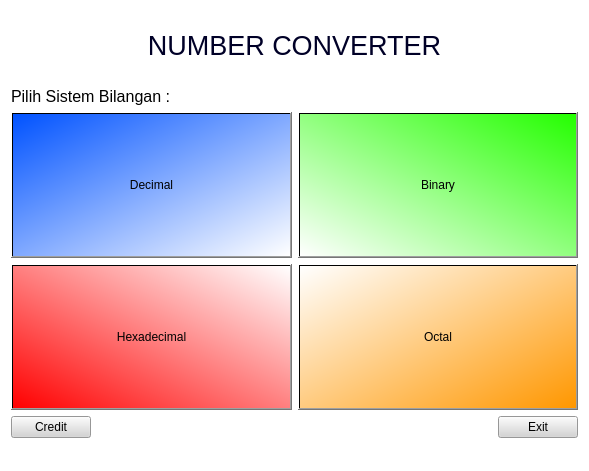
<?xml version="1.0" encoding="UTF-8"?>
<ui version="4.0">
 <class>NUMBER_CONVERTER</class>
 <widget class="QMainWindow" name="NUMBER_CONVERTER">
  <property name="geometry">
   <rect>
    <x>0</x>
    <y>0</y>
    <width>589</width>
    <height>471</height>
   </rect>
  </property>
  <property name="windowTitle">
   <string>NUMBER_CONVERTER</string>
  </property>
  <property name="styleSheet">
   <string notr="true">background-color: rgb(255, 255, 255);</string>
  </property>
  <widget class="QWidget" name="centralWidget">
   <layout class="QVBoxLayout" name="verticalLayout">
    <item>
     <widget class="QLabel" name="label_2">
      <property name="maximumSize">
       <size>
        <width>16777215</width>
        <height>70</height>
       </size>
      </property>
      <property name="styleSheet">
       <string notr="true">
font:24pt &quot;Perfect Dark (BRK)&quot;;</string>
      </property>
      <property name="text">
       <string>&lt;!DOCTYPE HTML PUBLIC &quot;-//W3C//DTD HTML 4.0//EN&quot; &quot;http://www.w3.org/TR/REC-html40/strict.dtd&quot;&gt;
&lt;html&gt;&lt;head&gt;&lt;meta name=&quot;qrichtext&quot; content=&quot;1&quot; /&gt;&lt;style type=&quot;text/css&quot;&gt;
p, li { white-space: pre-wrap; }
&lt;/style&gt;&lt;/head&gt;&lt;body style=&quot; font-family:'Perfect Dark (BRK)'; font-size:24pt; font-weight:400; font-style:normal;&quot;&gt;
&lt;p align=&quot;center&quot; style=&quot; margin-top:0px; margin-bottom:0px; margin-left:0px; margin-right:0px; -qt-block-indent:0; text-indent:0px;&quot;&gt;&lt;span style=&quot; font-size:20pt; color:#000027;&quot;&gt;NUMBER CONVERTER&lt;/span&gt;&lt;/p&gt;&lt;/body&gt;&lt;/html&gt;</string>
      </property>
     </widget>
    </item>
    <item>
     <widget class="QLabel" name="label">
      <property name="sizePolicy">
       <sizepolicy hsizetype="Preferred" vsizetype="Fixed">
        <horstretch>0</horstretch>
        <verstretch>0</verstretch>
       </sizepolicy>
      </property>
      <property name="styleSheet">
       <string notr="true">font: 75 20pt &quot;MS Shell Dlg 2&quot; bold;</string>
      </property>
      <property name="text">
       <string>&lt;!DOCTYPE HTML PUBLIC &quot;-//W3C//DTD HTML 4.0//EN&quot; &quot;http://www.w3.org/TR/REC-html40/strict.dtd&quot;&gt;
&lt;html&gt;&lt;head&gt;&lt;meta name=&quot;qrichtext&quot; content=&quot;1&quot; /&gt;&lt;style type=&quot;text/css&quot;&gt;
p, li { white-space: pre-wrap; }
&lt;/style&gt;&lt;/head&gt;&lt;body style=&quot; font-family:'MS Shell Dlg 2 12'; font-size:20pt; font-weight:72; font-style:normal;&quot;&gt;
&lt;p style=&quot; margin-top:0px; margin-bottom:0px; margin-left:0px; margin-right:0px; -qt-block-indent:0; text-indent:0px;&quot;&gt;&lt;span style=&quot; font-size:12pt;&quot;&gt;Pilih Sistem Bilangan :&lt;/span&gt;&lt;/p&gt;&lt;/body&gt;&lt;/html&gt;</string>
      </property>
     </widget>
    </item>
    <item>
     <layout class="QHBoxLayout" name="horizontalLayout">
      <item>
       <widget class="QPushButton" name="decimalButton">
        <property name="sizePolicy">
         <sizepolicy hsizetype="Minimum" vsizetype="Preferred">
          <horstretch>0</horstretch>
          <verstretch>0</verstretch>
         </sizepolicy>
        </property>
        <property name="styleSheet">
         <string notr="true">background-color: qlineargradient(spread:pad, x1:0, y1:0, x2:1, y2:1, stop:0 rgba(0, 82, 255, 255), stop:1 rgba(255, 255, 255, 255));
font: 14pt &quot;MS Shell Dlg 2&quot;;</string>
        </property>
        <property name="text">
         <string>Decimal</string>
        </property>
       </widget>
      </item>
      <item>
       <widget class="QPushButton" name="binaryButton">
        <property name="sizePolicy">
         <sizepolicy hsizetype="Minimum" vsizetype="Preferred">
          <horstretch>0</horstretch>
          <verstretch>0</verstretch>
         </sizepolicy>
        </property>
        <property name="styleSheet">
         <string notr="true">background-color: qlineargradient(spread:pad, x1:1, y1:0, x2:0, y2:1, stop:0 rgba(36, 255, 0, 255), stop:1 rgba(255, 255, 255, 255));
font: 14pt &quot;MS Shell Dlg 2&quot;;</string>
        </property>
        <property name="text">
         <string>Binary</string>
        </property>
       </widget>
      </item>
     </layout>
    </item>
    <item>
     <layout class="QHBoxLayout" name="horizontalLayout_2">
      <item>
       <widget class="QPushButton" name="hexadecimalButton">
        <property name="sizePolicy">
         <sizepolicy hsizetype="Minimum" vsizetype="Preferred">
          <horstretch>0</horstretch>
          <verstretch>0</verstretch>
         </sizepolicy>
        </property>
        <property name="styleSheet">
         <string notr="true">background-color: qlineargradient(spread:pad, x1:0, y1:1, x2:1, y2:0, stop:0 rgba(255, 0, 0, 255), stop:1 rgba(255, 255, 255, 255));
alternate-background-color: rgb(255, 255, 255);
font: 14pt &quot;MS Shell Dlg 2&quot;;</string>
        </property>
        <property name="text">
         <string>Hexadecimal</string>
        </property>
       </widget>
      </item>
      <item>
       <widget class="QPushButton" name="octalButton">
        <property name="sizePolicy">
         <sizepolicy hsizetype="Minimum" vsizetype="Preferred">
          <horstretch>0</horstretch>
          <verstretch>0</verstretch>
         </sizepolicy>
        </property>
        <property name="styleSheet">
         <string notr="true">background-color: qlineargradient(spread:pad, x1:1, y1:1, x2:0, y2:0, stop:0 rgba(255, 151, 0, 255), stop:1 rgba(255, 255, 255, 255));
font: 14pt &quot;MS Shell Dlg 2&quot;;</string>
        </property>
        <property name="text">
         <string>Octal</string>
        </property>
       </widget>
      </item>
     </layout>
    </item>
    <item>
     <layout class="QHBoxLayout" name="horizontalLayout_3">
      <item>
       <widget class="QPushButton" name="creditButton">
        <property name="styleSheet">
         <string notr="true">background-color: rgb(212, 212, 212);</string>
        </property>
        <property name="text">
         <string>Credit</string>
        </property>
       </widget>
      </item>
      <item>
       <spacer name="horizontalSpacer">
        <property name="orientation">
         <enum>Qt::Horizontal</enum>
        </property>
        <property name="sizeHint" stdset="0">
         <size>
          <width>40</width>
          <height>20</height>
         </size>
        </property>
       </spacer>
      </item>
      <item>
       <widget class="QPushButton" name="exitButton">
        <property name="styleSheet">
         <string notr="true">background-color: rgb(212, 212, 212);</string>
        </property>
        <property name="text">
         <string>Exit</string>
        </property>
       </widget>
      </item>
     </layout>
    </item>
   </layout>
  </widget>
  <widget class="QStatusBar" name="statusBar"/>
 </widget>
 <layoutdefault spacing="6" margin="11"/>
 <resources/>
 <connections/>
</ui>
